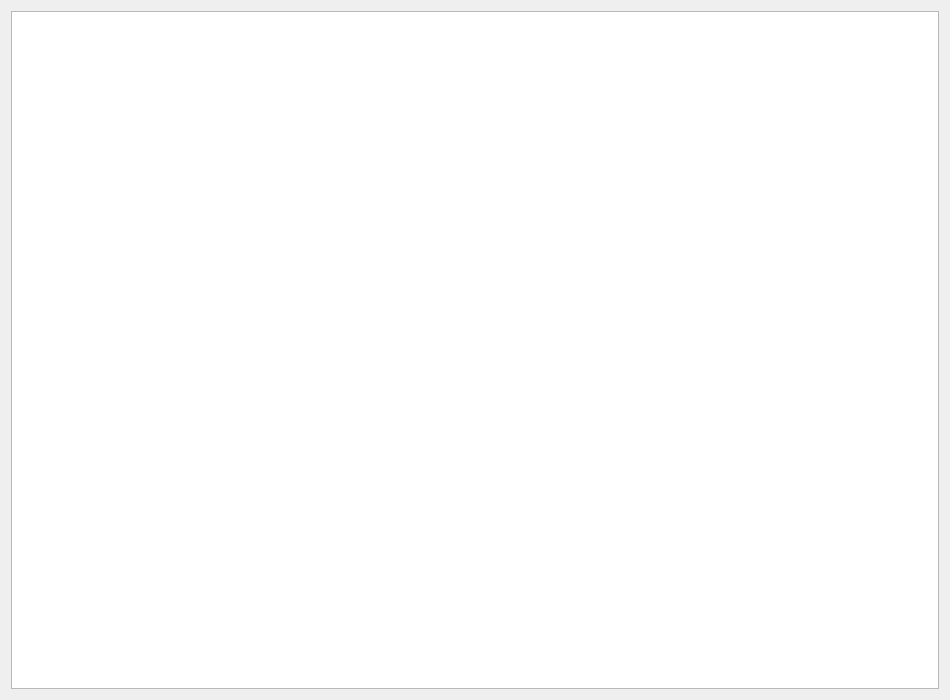
<?xml version="1.0" encoding="UTF-8"?>
<ui version="4.0">
 <class>Attendance</class>
 <widget class="QWidget" name="Attendance">
  <property name="geometry">
   <rect>
    <x>0</x>
    <y>0</y>
    <width>950</width>
    <height>700</height>
   </rect>
  </property>
  <property name="windowTitle">
   <string>Attendance</string>
  </property>
  <layout class="QGridLayout" name="gridLayout">
   <item row="0" column="0">
    <widget class="QTableView" name="tb_v_workPerson"/>
   </item>
  </layout>
 </widget>
 <resources/>
 <connections/>
</ui>
